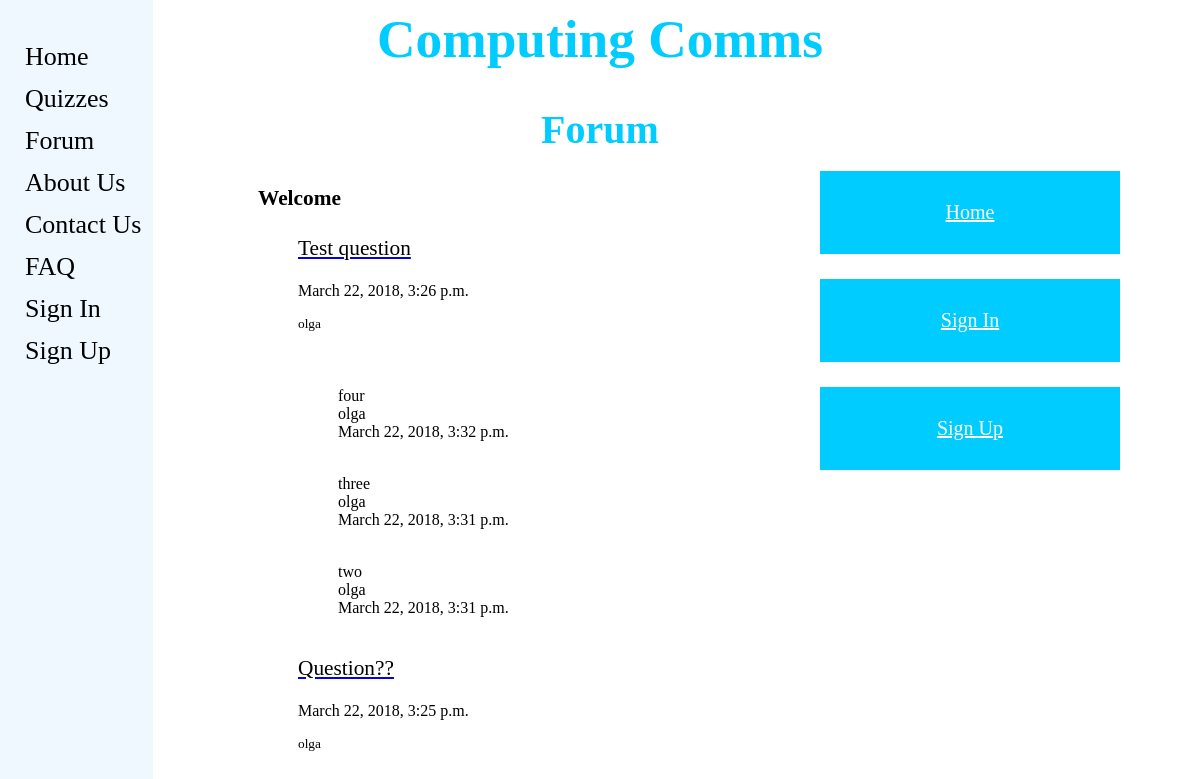
The app's page /computingcomms/forum/, older data.
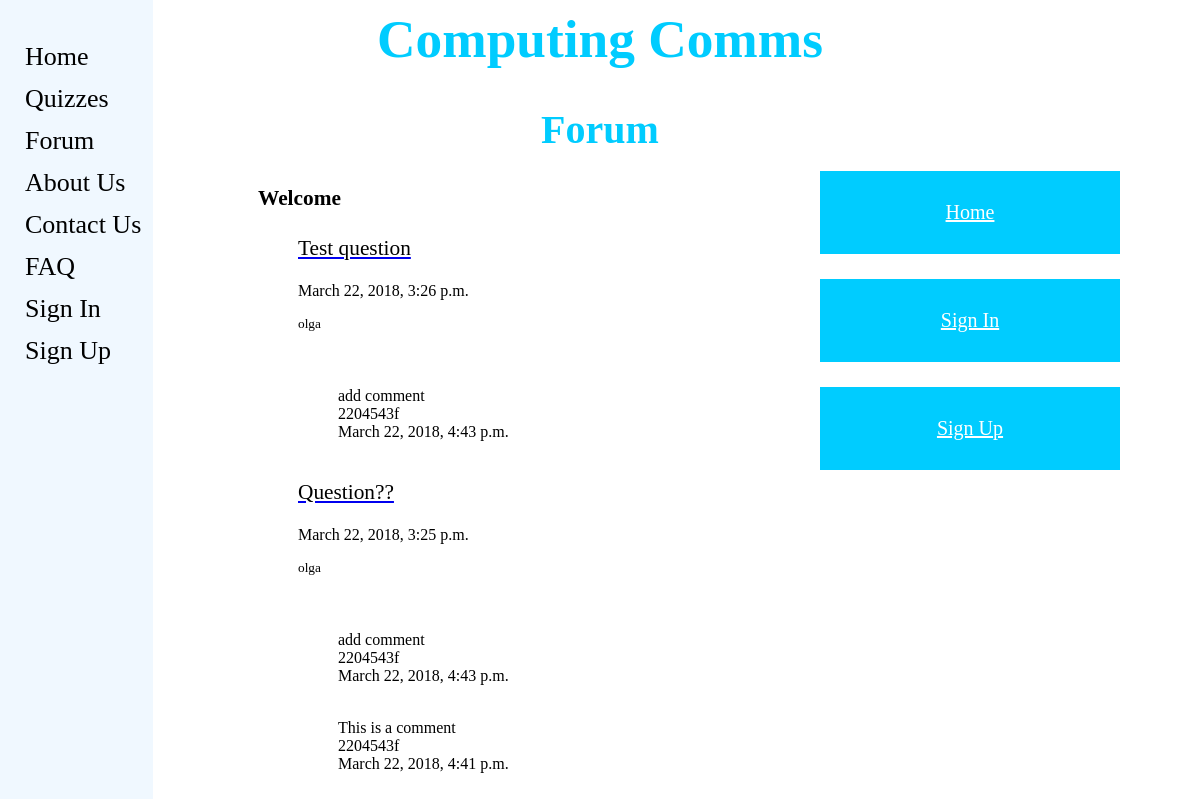
The same page, newer data.
### computingcomms/models.py (models this page shows, shortened)
class ForumPost(models.Model):
    question = models.CharField(max_length=128)
    picture = models.ImageField(upload_to='forum_images',blank=True)
    date = models.DateTimeField(auto_now=True)
    user = models.ForeignKey(User, on_delete=models.DO_NOTHING)
    slug = models.SlugField(unique=True)

class Comment(models.Model):
    comment = models.CharField(max_length=128)
    user = models.ForeignKey(User, on_delete=models.DO_NOTHING)
    image = models.ImageField(upload_to='comment_images', blank=True)
    date = models.DateTimeField(auto_now=True)
    post = models.ForeignKey('computingcomms.ForumPost', related_name = 'comment' , on_delete=models.DO_NOTHING)

### computingcomms/views.py (the view)
# urls.py: url(r'^forum/(?P<post_slug>[\w\-]+)/$', views.show_post, name='show_post'),
def forum(request):
    posts_list = ForumPost.objects.order_by('-date')
    comments_list = Comment.objects.order_by('-date')[:3]
    context_dict = {'posts': posts_list, 'comments': comments_list}
    return render(request, 'computingcomms/forum.html', context_dict)

### templates/computingcomms/forum.html (shortened to what this page needs)
{% extends 'computingcomms/base.html' %}
{% load staticfiles %}
{% block head_block %}
	<div>
		<center><h1>Computing Comms</h1></center>
                <center><h2>Forum</h2></center>
	</div>
{% endblock %}
{% block body_block %}
	<div>
		{% if user.is_authenticated %}
			<h3><p>Welcome {{ user.username }}</p></h3>
		{% else %}
			<h3><p>Welcome</p></h3>
		{% endif %}
	</div>
	<div>
	    {% if posts %}
		<ul>
		{% for post in posts %}
			<a href="{{post.slug}}"><p>{{ post.question }}</p></a>
			<p id="date">{{ post.date }}</p>
			<p id="user">{{ post.user }}</p>
			{% if comments %}
				<ul>
`				{% for comment in comments %}
				{% if post.question == comment.post.question %}
				   <p id="comment">{{ comment.comment }}<br>
				   {{ comment.user }} <br>
				   {{ comment.date }} <br>
				   {{ comment.image }}<br>
				{% endif %}
				   {% endfor %}
				</ul>
			    {% else %}
				<p id="comment">There are no comments yet</p>
			    {% endif %}
		{% endfor %}
		</ul>
	    {% else %}
		<p><strong>There are no posts present.</strong></p>
	    {% endif %}
	</div>
	<div class="buttons_position">
	{% if user.is_authenticated %}
		<ul>
		<a href="{% url 'my_account' %}"><button class="button">My Account</a></button><br><br>
		<a href="{% url 'add_image' %}"><button class="button">Add Image</a></button><br><br>
		<a href="{% url 'add_question' %}"><button class="button">Add Question</a></button>
		</ul>
	{% else %}
		<ul>
		<a href="{% url 'home' %}"><button class="button">Home</a></button><br><br>
		<a href="{% url 'login' %}"><button class="button">Sign In</a></button><br><br>
		<a href="{% url 'register' %}"><button class="button">Sign Up</a></button>
		</ul>
	{% endif %}
	</div>
{% endblock %}

Row changes from the older to the newer data that the page shows:
computed for ForumPost "Test question": loses Comment (comment "four", user "olga", date "March 22, 2018, 3:32 p.m."); loses Comment (comment "three", user "olga", date "March 22, 2018, 3:31 p.m."); loses Comment (comment "two", user "olga", date "March 22, 2018, 3:31 p.m.")
added Comment: comment "add comment", user "2204543f", date "March 22, 2018, 4:43 p.m.", shown under ForumPost "Test question"
added Comment: comment "add comment", user "2204543f", date "March 22, 2018, 4:43 p.m.", shown under ForumPost "Question??"
added Comment: comment "This is a comment", user "2204543f", date "March 22, 2018, 4:41 p.m.", shown under ForumPost "Question??"
